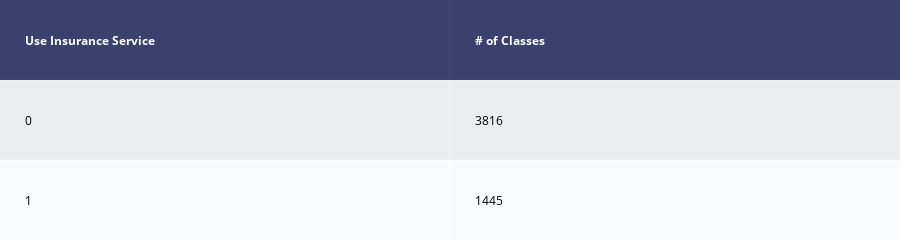

The notebook cell this image was saved under:
### Code cell
%matplotlib inline
pd.plotting.register_matplotlib_converters()
pd.options.display.float_format = '{:.4f}'.format
rcParams.update({'figure.autolayout': True, 'figure.figsize':(12,8),'axes.titlesize':14})
draw_col_shape(df_prediction,var_to_predict)

### Figure 1 — Plotly figure (JSON) as saved in the notebook; plotly's stock layout.template omitted (floating-point values rounded to 4 significant figures)
{"data": [{"colorscale": [[0, "#00083e"], [0.5, "#ededee"], [1, "#ffffff"]], "hoverinfo": "none", "opacity": 0.75, "showscale": false, "type": "heatmap", "z": [[0, 0], [0.5, 0.5], [1, 1]]}], "layout": {"annotations": [{"align": "left", "font": {"color": "#ffffff"}, "showarrow": false, "text": "<b>Use Insurance Service</b>", "x": -0.45, "xanchor": "left", "xref": "x", "y": 0, "yref": "y"}, {"align": "left", "font": {"color": "#ffffff"}, "showarrow": false, "text": "<b># of Classes</b>", "x": 0.55, "xanchor": "left", "xref": "x", "y": 0, "yref": "y"}, {"align": "left", "font": {"color": "#000000"}, "showarrow": false, "text": "0", "x": -0.45, "xanchor": "left", "xref": "x", "y": 1, "yref": "y"}, {"align": "left", "font": {"color": "#000000"}, "showarrow": false, "text": "3816", "x": 0.55, "xanchor": "left", "xref": "x", "y": 1, "yref": "y"}, {"align": "left", "font": {"color": "#000000"}, "showarrow": false, "text": "1", "x": -0.45, "xanchor": "left", "xref": "x", "y": 2, "yref": "y"}, {"align": "left", "font": {"color": "#000000"}, "showarrow": false, "text": "1445", "x": 0.55, "xanchor": "left", "xref": "x", "y": 2, "yref": "y"}], "height": 140, "margin": {"b": 0, "l": 0, "r": 0, "t": 0}, "xaxis": {"dtick": 1, "gridwidth": 2, "showticklabels": false, "tick0": -0.5, "ticks": "", "zeroline": false}, "yaxis": {"autorange": "reversed", "dtick": 1, "gridwidth": 2, "showticklabels": false, "tick0": 0.5, "ticks": "", "zeroline": false}}}
